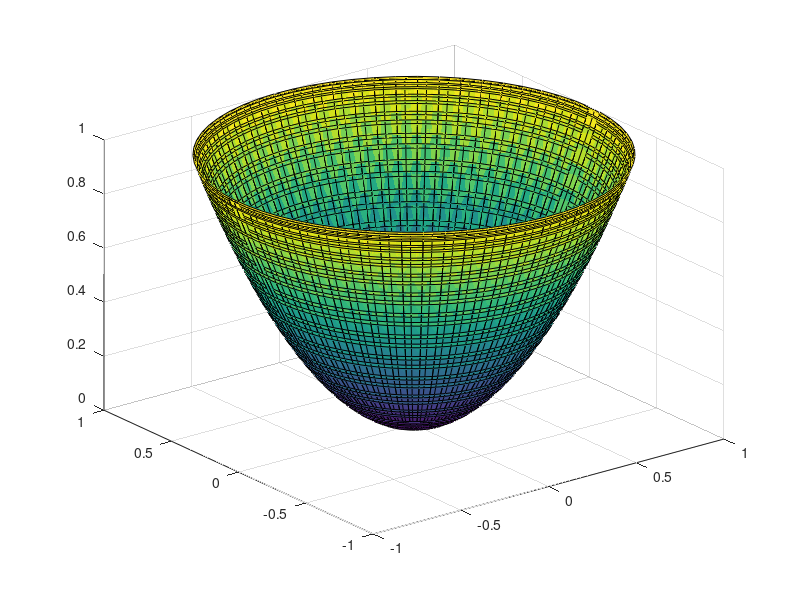

Write MATLAB code to recreate this figure.
%actividad graficas
clear; clc;
t = -5:0.5:5;
x = t.^2 - 2*t;
y = t + 1;
plot (x,y)
grid on; 

% ------------------------

t = -5:0.5:5;
x = t.^3 - 4*t;
y = t.^2-4;
plot(x,y)

% ---------------------------

a = 1; b = 1;
[t,u] = meshgrid(0:0.1:2*pi);
x = a*cos(t).*cos(u);
y = b*cos(t).*sin(u);
z = (cos(t)).^2;

surf(x,y,z)


